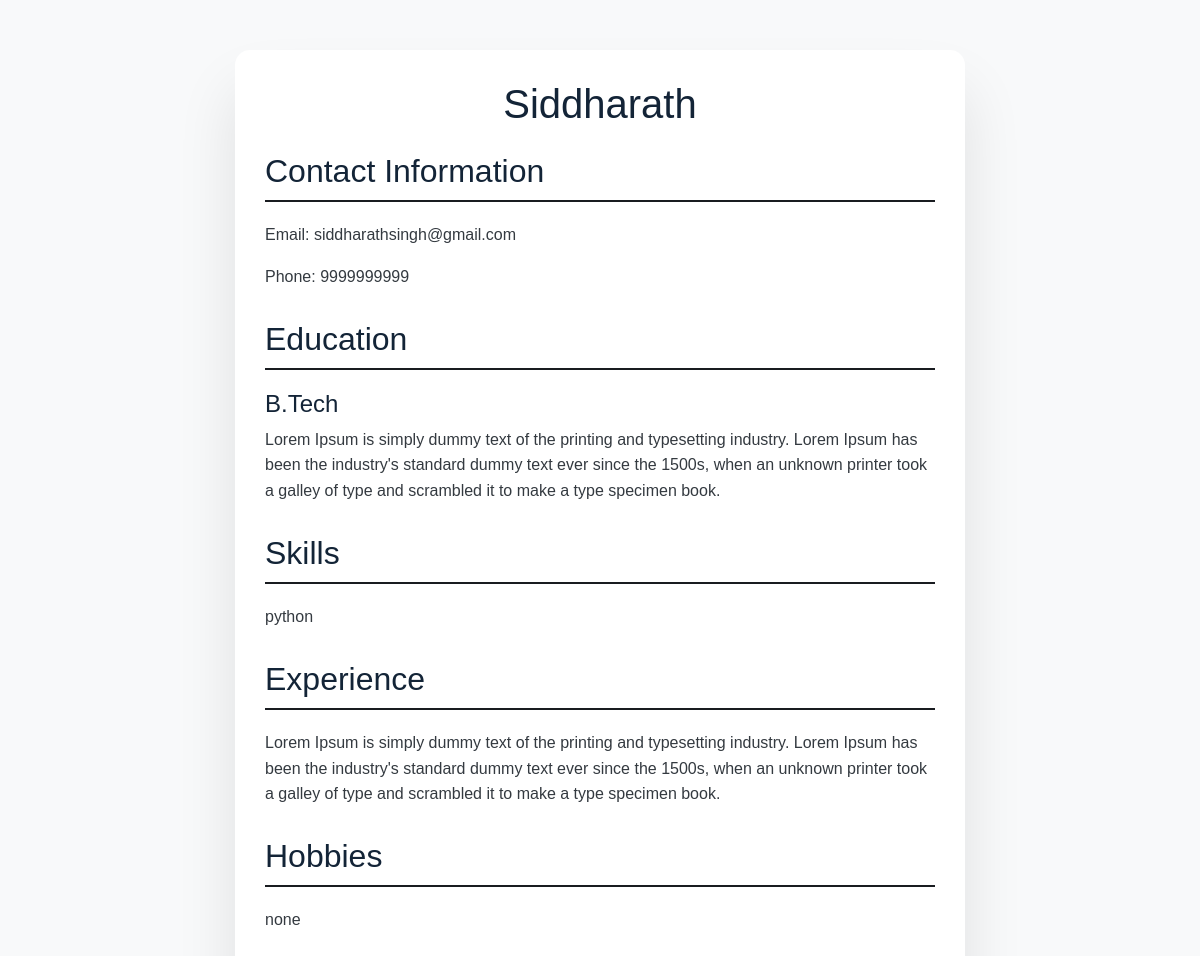
The page /1 on the database its author committed.
### resumeApp/models.py (models this page shows, shortened)
class Profile(models.Model):
    name = models.CharField(max_length=100)
    email = models.EmailField(max_length=100)
    ph_num = models.CharField(max_length = 12)
    education = models.TextField(max_length = 2000)
    degree = models.CharField(max_length=100)
    skills = models.CharField(max_length=200)
    experience = models.TextField(max_length = 2000)
    hobbies = models.CharField(max_length=100)

### resumeApp/views.py (the view)
# urls.py: path('<int:id>', views.resume, name = 'resume')
def resume(request, id):
    profile = Profile.objects.get(pk = id)
    return render(request, 'cv/resume.html', {'profile':profile})

### resumeApp/templates/cv/resume.html (shortened to what this page needs)
<!DOCTYPE html>
<html lang="en">
<head>
    <link rel="stylesheet" href="https://stackpath.bootstrapcdn.com/bootstrap/4.5.2/css/bootstrap.min.css">
</head>
<body>
<div class="container">
    <div class="row justify-content-center">
        <div class="col-md-8">
            <div class="resume">
                <h1 class="text-center mb-4">{{ profile.name }}</h1>
                <div class="section">
                    <h2 class="section-title">Contact Information</h2>
                    <div class="section-content">
                        <p>Email: {{ profile.email }}</p>
                        <p>Phone: {{ profile.ph_num }}</p>
                    </div>
                </div>
                <div class="section">
                    <h2 class="section-title">Education</h2>
                    <div class="section-content">
                        <h4>{{ profile.degree }}</h4>
                        <p>{{ profile.education }}</p>
                    </div>
                </div>
                <div class="section">
                    <h2 class="section-title">Skills</h2>
                    <div class="section-content">
                        <p>{{ profile.skills }}</p>
                    </div>
                </div>
                <div class="section">
                    <h2 class="section-title">Experience</h2>
                    <div class="section-content">
                        <p>{{ profile.experience }}</p>
                    </div>
                </div>
                <div class="section">
                    <h2 class="section-title">Hobbies</h2>
                    <div class="section-content">
                        <p>{{ profile.hobbies }}</p>
                    </div>
                </div>
            </div>
        </div>
    </div>
</div>
</body>
</html>

### resumeApp/templates/cv/resume.html (style rules this page uses)
body { font-family: 'Arial', sans-serif; background-color: #f8f9fa; color: #343a40; }
.resume { background-color: #ffffff; box-shadow: 0 40px 60px rgba(0, 0, 0, 0.1); border-radius: 15px; padding: 30px; margin-top: 50px; }
h1, h2, h3, h4, h5 { color: #132437; }
.section-title { border-bottom: 2px solid #191c20; padding-bottom: 10px; margin-bottom: 20px; }
.section-content { margin-bottom: 30px; }
p { line-height: 1.6; }

### rows shown on the page
Profile: name "Siddharath", email "siddharathsingh@gmail.com", ph_num "9999999999", degree "B.Tech", education "Lorem Ipsum is simply dummy text of the printing and typesetting industry. Lorem Ipsum has been the industry's standard dummy text ever since the 1500s, when an unknown printer took a galley of type and scrambled it to make a type specimen book.", skills "python", experience "Lorem Ipsum is simply dummy text of the printing and typesetting industry. Lorem Ipsum has been the industry's standard dummy text ever since the 1500s, when an unknown printer took a galley of type and scrambled it to make a type specimen book.", hobbies "none"
